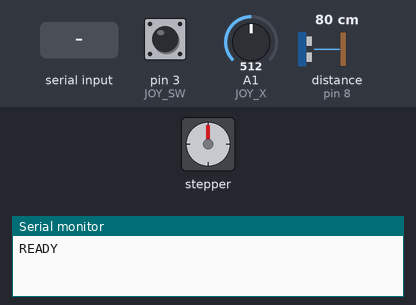
Recording of a sketch running on a simulated Arduino Mega 2560, built with avr-gcc and run on an emulated ATmega2560. Parts: stepper motor, the last lines printed to the serial monitor. The test bench sets the inputs (shaded band); at power-on: pin 3 (JOY_SW) HIGH, A1 (JOY_X) = 512, distance to the obstacle (sensor on pin 8) 80 cm. The echo pulse lasts 58.3 µs per cm; stepper angles assume 2048 steps per turn.

Above: at 1.2 s.
1.3 s: "PAN,\n" received over Serial
At 3.3 s:
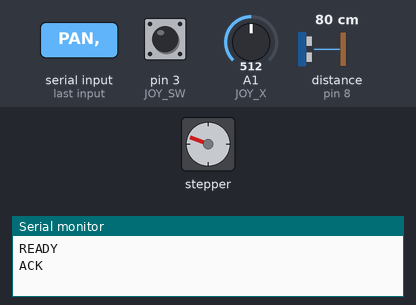
3.9 s: "c\n" received over Serial
At 4.35 s:
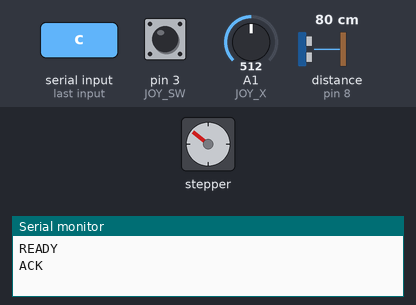
6.5 s: "a90\n" received over Serial
At 7.98 s:
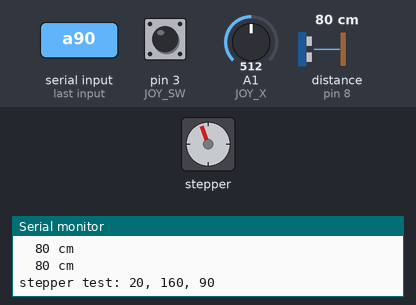
Timing chart, 0 to 14.0 s (numbered marks = the images above; inputs shaded):
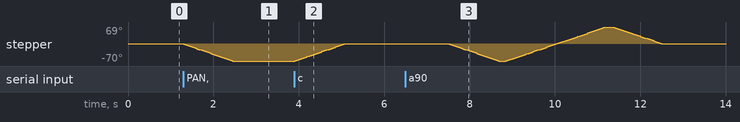

Measured:
- after the input at 1.3 s, stepper: turns 70° counter-clockwise in 1.2 s, starting at once
- after the input at 3.9 s, stepper: turns 70° clockwise in 1.2 s, starting at once
- after the input at 6.5 s, stepper: turns 70° counter-clockwise in 1.2 s, then 139° clockwise in 2.3 s, then 69° counter-clockwise in 1.2 s

The sketch:

spider_uno.ino
```cpp
// Rigor spider firmware. Serial at 115200, lines end in \n.
// Uno -> laptop: READY, S,<angle>,<cm>, SWEEPDONE, ACK
// Laptop -> Uno: SWEEP,from,to,step  STOP  PING  PAN,deg  ZERO  TWITCH,n
// Single keys (hardware test): a all, s sensor, m stepper, j joystick readout, l/r 10 deg, c centre
// Centre the head by hand before powering on: position is dead-reckoned from 0 steps = 90 degrees.
//
// Corners cut (see changes.md section 9):
//  - no LCD, no eyes: LiquidCrystal and EYES are gone. The old D command is ignored.
//  - sensor test is one ping per reading; PING/SWEEP still use the median of 3.
//  - position is dead-reckoned, a stall is not detected. Recentre with c.
//  - joystick VRy, tap key and leg servo are not wired. TWITCH is accepted but does nothing unless legAttached.

#include <Stepper.h>
#include <Servo.h>

const int TRIG = 7;
const int ECHO = 8;
const int JOY_X = A1;      // VRx
const int JOY_SW = 3;      // SW, INPUT_PULLUP, pressed = LOW
const int SERVO_PIN = 10;
const long STEPS_PER_REV = 2048;
const int PAN_RPM = 10;    // do not go above 12
const int PAN_SETTLE_MS = 150;
const int PINGS_PER_ANGLE = 3;
const int PING_GAP_MS = 30;
const unsigned long ECHO_TIMEOUT_US = 25000;
const int DIR = 1;         // flip to -1 if left and right are reversed
const int JOY_CHUNK = 4;   // steps per loop while the button is held
const int JOY_LOW = 450, JOY_HIGH = 570;  // dead zone
const int MIN_DEG = 20, MAX_DEG = 160;

Stepper pan(STEPS_PER_REV, A2, A4, A3, A5);  // IN1, IN3, IN2, IN4: keep this order
Servo leg;
bool legAttached = false;

long pos = 0;              // steps from centre; 0 = 90 degrees
bool readout = false;
bool joyHeld = false;
bool lastBtn = false;

char lineBuf[64];
int lineLen = 0;

// ---------- stepper ----------
long degToSteps(int deg) { return lround((deg - 90) * (double)STEPS_PER_REV / 360.0); }
int posDeg() { return 90 + (int)lround(pos * 360.0 / STEPS_PER_REV); }
const long MIN_STEPS = degToSteps(MIN_DEG);
const long MAX_STEPS = degToSteps(MAX_DEG);

void release() {
  digitalWrite(A2, LOW); digitalWrite(A3, LOW); digitalWrite(A4, LOW); digitalWrite(A5, LOW);
}

// moves n steps and keeps the coils energized; refuses to pass the limits
bool stepHeld(long n) {
  long target = pos + n;
  if (target < MIN_STEPS || target > MAX_STEPS) return false;
  pan.step((int)(n * DIR));
  pos = target;
  return true;
}

// moves n steps, settles and releases
bool stepBy(long n) {
  bool ok = stepHeld(n);
  unsigned long t0 = millis();
  while (millis() - t0 < (unsigned long)PAN_SETTLE_MS) {}
  release();
  return ok;
}

void panTo(int deg) {
  deg = constrain(deg, MIN_DEG, MAX_DEG);
  stepBy(degToSteps(deg) - pos);
}

// ---------- sensor ----------
long pingOnce() {
  digitalWrite(TRIG, LOW); delayMicroseconds(2);
  digitalWrite(TRIG, HIGH); delayMicroseconds(10);
  digitalWrite(TRIG, LOW);
  unsigned long d = pulseIn(ECHO, HIGH, ECHO_TIMEOUT_US);
  return d == 0 ? 0 : (long)(d / 58);
}

long readingCm() {
  long v[PINGS_PER_ANGLE];
  for (int i = 0; i < PINGS_PER_ANGLE; i++) {
    v[i] = pingOnce();
    if (i < PINGS_PER_ANGLE - 1) delay(PING_GAP_MS);
  }
  if (v[0] > v[1]) { long t = v[0]; v[0] = v[1]; v[1] = t; }
  if (v[1] > v[2]) { long t = v[1]; v[1] = v[2]; v[2] = t; }
  if (v[0] > v[1]) { long t = v[0]; v[0] = v[1]; v[1] = t; }
  return v[1];
}

void sendReading(int angle) {
  Serial.print("S,"); Serial.print(angle); Serial.print(","); Serial.println(readingCm());
}

bool stopRequested() {
  while (Serial.available()) {
    char c = Serial.read();
    if (c == '\n' || c == '\r') {
      lineBuf[lineLen] = 0;
      bool stop = strncmp(lineBuf, "STOP", 4) == 0;
      lineLen = 0;
      if (stop) return true;
    } else if (lineLen < 63) {
      lineBuf[lineLen++] = c;
    }
  }
  return false;
}

void sweep(int from, int to, int step) {
  if (step <= 0) step = 10;
  int dir = to >= from ? 1 : -1;
  for (int a = from; dir > 0 ? a <= to : a >= to; a += dir * step) {
    if (stopRequested()) break;
    panTo(a);
    sendReading(a);
  }
  Serial.println("SWEEPDONE");
}

void twitch(int n) {
  if (!legAttached) return;
  for (int i = 0; i < n; i++) { leg.write(80); delay(120); leg.write(100); delay(120); }
  leg.write(90);
}

// ---------- hardware tests ----------
void sensorTest() {
  Serial.println("sensor test: 5 readings (one ping each)");
  for (int i = 0; i < 5; i++) {
    Serial.print("  "); Serial.print(pingOnce()); Serial.println(" cm");
    delay(200);
  }
}

void stepperTest() {
  Serial.println("stepper test: 20, 160, 90");
  panTo(20);  Serial.println("  at 20");
  panTo(160); Serial.println("  at 160");
  panTo(90);  Serial.println("  at 90");
  pos = 0;
  Serial.println("  position counter reset to 0");
}

// ---------- joystick, runs every loop ----------
void joystick() {
  bool btn = digitalRead(JOY_SW) == LOW;
  int x = analogRead(JOY_X);
  if (btn != lastBtn) {
    if (readout) Serial.println(btn ? "button PRESSED" : "button released");
    lastBtn = btn;
    if (!btn && joyHeld) { release(); joyHeld = false; }
  }
  if (!btn) return;
  int dir = 0;
  if (x < JOY_LOW) dir = -1;
  else if (x > JOY_HIGH) dir = 1;
  if (dir == 0) return;
  if (stepHeld(dir * JOY_CHUNK)) joyHeld = true;  // coils stay energized until the button comes up
  if (readout) Serial.println(dir < 0 ? "left" : "right");
}

unsigned long lastReadout = 0;
void readoutTick() {
  if (!readout || millis() - lastReadout < 250) return;
  lastReadout = millis();
  Serial.print("X "); Serial.print(analogRead(JOY_X));
  Serial.print("  pos "); Serial.println(pos);
}

// ---------- commands ----------
void handle(char* line) {
  if (strcmp(line, "PING") == 0) {
    sendReading(posDeg());
  } else if (strncmp(line, "SWEEP,", 6) == 0) {
    int from, to, step;
    if (sscanf(line + 6, "%d,%d,%d", &from, &to, &step) == 3) sweep(from, to, step);
  } else if (strncmp(line, "PAN,", 4) == 0) {
    panTo(atoi(line + 4));
    Serial.println("ACK");
  } else if (strcmp(line, "ZERO") == 0) {
    pos = 0;
    Serial.println("ACK");
  } else if (strncmp(line, "TWITCH,", 7) == 0) {
    twitch(atoi(line + 7));
    Serial.println("ACK");
  } else if (strncmp(line, "D,", 2) == 0) {
    Serial.println("ACK");  // LCD removed; D is accepted and ignored
  } else if (strlen(line) == 1) {
    switch (line[0]) {
      case 'a': sensorTest(); stepperTest(); break;
      case 's': sensorTest(); break;
      case 'm': stepperTest(); break;
      case 'j': readout = !readout; Serial.println(readout ? "readout on" : "readout off"); break;
      case 'l': if (!stepBy(-degToSteps(100))) Serial.println("limit"); Serial.print("at "); Serial.println(posDeg()); break;
      case 'r': if (!stepBy(degToSteps(100))) Serial.println("limit"); Serial.print("at "); Serial.println(posDeg()); break;
      case 'c': stepBy(-pos); Serial.println("at 90"); break;
    }
  }
}

void setup() {
  Serial.begin(115200);
  pinMode(TRIG, OUTPUT); pinMode(ECHO, INPUT); digitalWrite(TRIG, LOW);
  pinMode(JOY_SW, INPUT_PULLUP);
  pan.setSpeed(PAN_RPM);
  release();
  if (legAttached) { leg.attach(SERVO_PIN); leg.write(90); }
  Serial.println("READY");
}

void loop() {
  while (Serial.available()) {
    char c = Serial.read();
    if (c == '\n' || c == '\r') {
      if (lineLen > 0) { lineBuf[lineLen] = 0; handle(lineBuf); }
      lineLen = 0;
    } else if (lineLen == 0 && strchr("asmjlrc", c)) {
      char k[2] = {c, 0};  // test keys work with or without a line ending
      handle(k);
    } else if (lineLen < 63) {
      lineBuf[lineLen++] = c;
    }
  }
  joystick();
  readoutTick();
}
```
